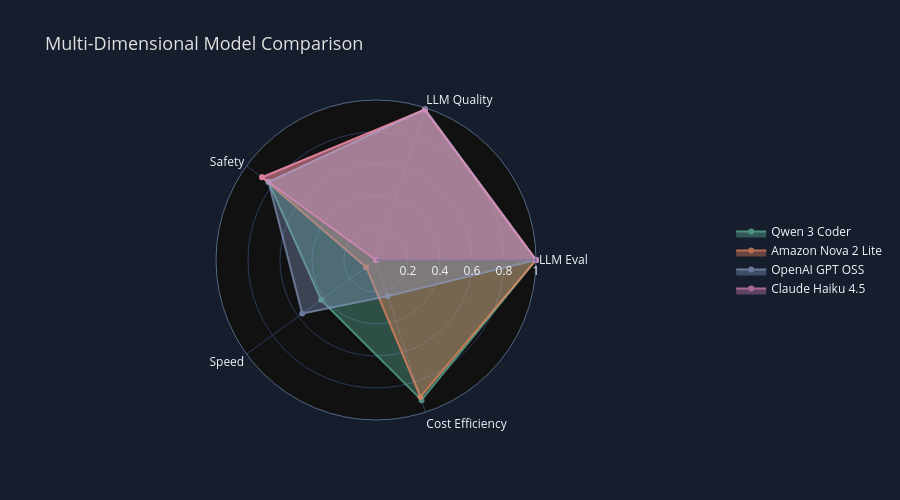

Notebook source saved alongside this figure:
### Markdown cell above
### Radar Chart: Multi-Dimensional Model Comparison

### Code cell
# Radar chart for multi-dimensional comparison
fig = go.Figure()

# Radar dimensions (normalized to 0-1 scale)
radar_metrics = ['LLM Eval', 'LLM Quality', 'Safety', 'Speed', 'Cost Efficiency']

# Calculate speed and cost efficiency (inverted: lower is better -> higher score)
max_latency = max(d['avg_latency'] for d in summary_data) if summary_data else 1
max_cost = max(d['total_cost'] for d in summary_data) if summary_data else 1

colors = px.colors.qualitative.Set2

for i, data in enumerate(summary_data):
    values = [
        data['llm_eval_rate'],                       # LLM Eval Rate (0-1)
        data['llm_quality_score'] / 5,               # LLM Quality (normalized to 0-1)
        data['avg_safety'],                          # Safety (0-1)
        1 - (data['avg_latency'] / max_latency),     # Speed (inverted)
        1 - (data['total_cost'] / max_cost) if max_cost > 0 else 1  # Cost efficiency (inverted)
    ]
    # Close the polygon
    values.append(values[0])
    
    fig.add_trace(go.Scatterpolar(
        r=values,
        theta=radar_metrics + [radar_metrics[0]],
        fill='toself',
        name=data['model_name'],
        line=dict(color=colors[i % len(colors)]),
        opacity=0.7
    ))

fig.update_layout(
    polar=dict(
        radialaxis=dict(
            visible=True,
            range=[0, 1],
            tickvals=[0.2, 0.4, 0.6, 0.8, 1.0],
            gridcolor=GRID_COLOR
        ),
        angularaxis=dict(gridcolor=GRID_COLOR)
    ),
    title=dict(
        text="Multi-Dimensional Model Comparison",
        font=dict(size=18, color=TEXT_COLOR)
    ),
    template="plotly_dark",
    paper_bgcolor=DARK_BG,
    showlegend=True,
    legend=dict(x=1.1, y=0.5),
    height=500
)

fig.show()

### Figure 1 — Plotly figure (JSON) as saved in the notebook; plotly's stock layout.template omitted (floating-point values rounded to 4 significant figures)
{"data": [{"fill": "toself", "line": {"color": "rgb(102,194,165)"}, "name": "Qwen 3 Coder", "opacity": 0.7, "r": [1.0, 0.989, 0.83, 0.4236, 0.9209, 1.0], "theta": ["LLM Eval", "LLM Quality", "Safety", "Speed", "Cost Efficiency", "LLM Eval"], "type": "scatterpolar"}, {"fill": "toself", "line": {"color": "rgb(252,141,98)"}, "name": "Amazon Nova 2 Lite", "opacity": 0.7, "r": [1.0, 0.989, 0.88, 0.07612, 0.8987, 1.0], "theta": ["LLM Eval", "LLM Quality", "Safety", "Speed", "Cost Efficiency", "LLM Eval"], "type": "scatterpolar"}, {"fill": "toself", "line": {"color": "rgb(141,160,203)"}, "name": "OpenAI GPT OSS", "opacity": 0.7, "r": [1.0, 0.991, 0.83, 0.5698, 0.2373, 1.0], "theta": ["LLM Eval", "LLM Quality", "Safety", "Speed", "Cost Efficiency", "LLM Eval"], "type": "scatterpolar"}, {"fill": "toself", "line": {"color": "rgb(231,138,195)"}, "name": "Claude Haiku 4.5", "opacity": 0.7, "r": [1.0, 0.9867, 0.88, 0.0, 0.0, 1.0], "theta": ["LLM Eval", "LLM Quality", "Safety", "Speed", "Cost Efficiency", "LLM Eval"], "type": "scatterpolar"}], "layout": {"polar": {"radialaxis": {"visible": true, "range": [0, 1], "tickvals": [0.2, 0.4, 0.6, 0.8, 1.0], "gridcolor": "#2a3a5a"}, "angularaxis": {"gridcolor": "#2a3a5a"}}, "title": {"font": {"size": 18, "color": "#e0e0e0"}, "text": "Multi-Dimensional Model Comparison"}, "legend": {"x": 1.1, "y": 0.5}, "paper_bgcolor": "#161e2d", "showlegend": true, "height": 500}}
